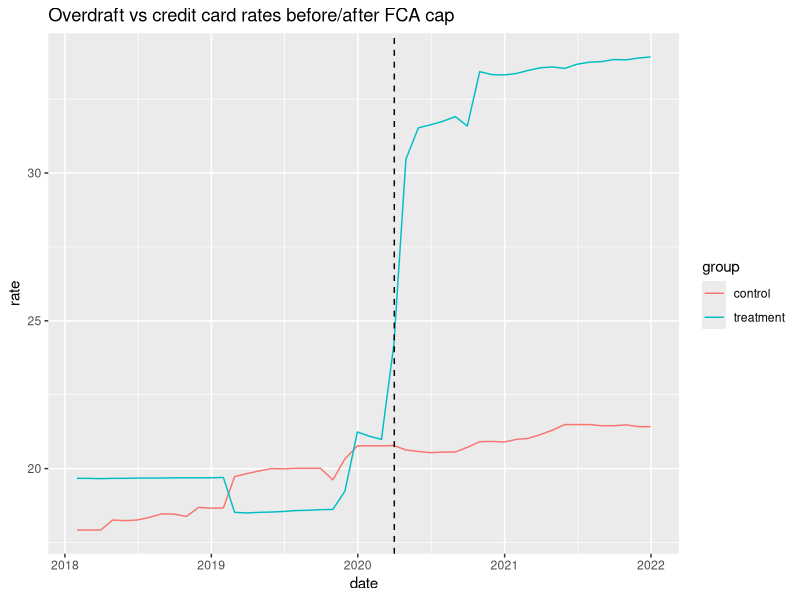
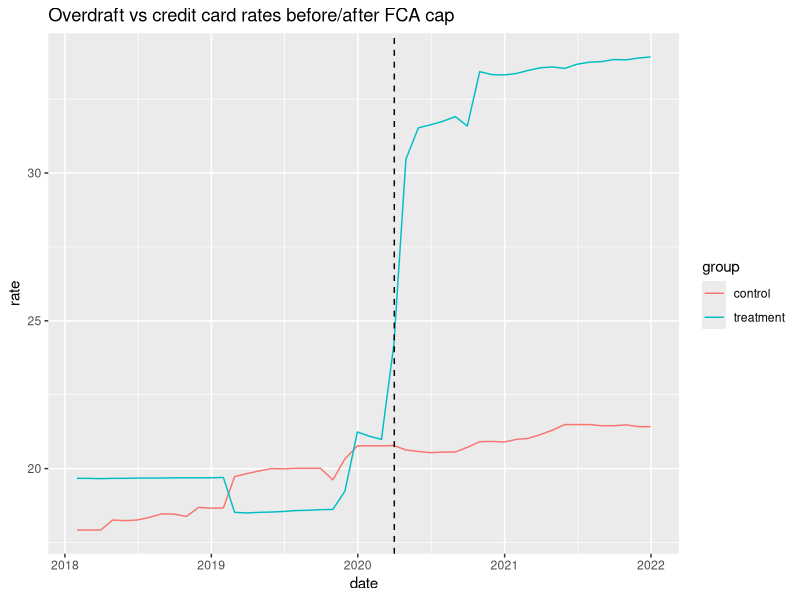

These charts were generated, in order, by the following R code:
library(ggplot2)

df <- read.csv("data/panel_clean.csv")
df$date <- as.Date(df$date)

ggplot(df, aes(x = date, y = rate, color = group)) +
  geom_line() +
  geom_vline(xintercept = as.Date("2020-04-01"), linetype = "dashed") +
  labs(title = "Overdraft vs credit card rates before/after FCA cap")

ggsave("output/trend_plot.png", width = 8, height = 5)
